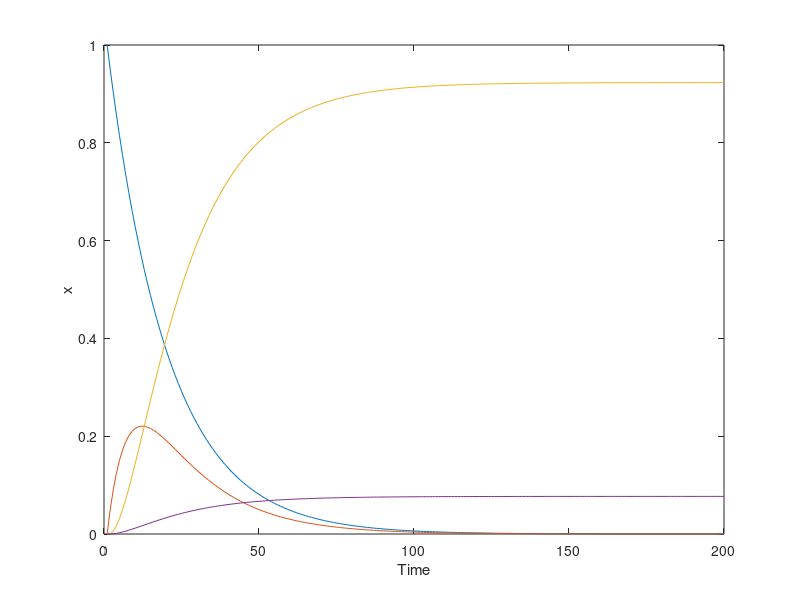

Here is the MATLAB script that generated this plot: (Note: this script raises an error after producing the figure.)
% Trial 1 of Original SIRD Model
SIRD_1(1:4,1) = [1 0 0 0].'; % Initial State
A_1 = [0.95 0 0 0; 0.05 0.87 0 0; 0 0.12 1 0; 0 0.01 0 1]; % Original SIRD Matrix
for i = 2:200
    SIRD_1(:,i) = A_1*SIRD_1(:,i-1);
end
figure;
for j = 1:4
    plot(1:200,SIRD_1(j,:))
    hold on
end
xlabel("Time");
ylabel("x");
title("SIRD Basic Model", fontsize = 20)
legend("Susceptible","Infected","Recovered","Deceased")

% Trial 2 of Original SIRD Model
SIRD_1(1:4,1) = [1 0 0 0].'; % Initial State
A_1 = [0.9 0.1 0 0; 0.1 0.85 0 0; 0 0.1 1 0; 0 0.05 0 1]; % Original SIRD Matrix
for i = 2:200
    SIRD_1(:,i) = A_1 * SIRD_1(:,i-1);
end
figure;
for j = 1:4
    plot(1:200,SIRD_1(j,:))
    hold on
end
xlabel("Time");
ylabel("x");
title("Trial 2 of SIRD Normal Model")
legend("Susceptible","Infected","Recovered","Deceased")

%How does the output of the model tend to converge over time?
%Deceased rate converge to the ratio that I set in the matrix A.
%Susceptible, Infected, and Recovered rate converge to 0.

% SIRD Matrix when Reinfections are possible
SIRD_2(1:4,1) = [1 0 0 0].'; % Initial State
A_2 = [0.95 0 0.2 0; 
       0.05 0.89 0 0; 
       0 0.1 0.8 0; 
       0 0.01 0 1]; % Reinfections SIRD Matrix

for i = 2:1000
    SIRD_2(:,i) = A_2 * SIRD_2(:,i-1);
end
figure;
for j = 1:4
    plot(1:1000,SIRD_2(j,:))
    hold on
end
xlabel("Time");
ylabel("x");
title("SIRD when Reinfections are Possible",fontsize = 20);
legend("Susceptible","Infected","Recovered","Deceased")
% Decesed Behavior converge to 1 as time goes on.


SIRD_3(1:4,1) = [1 0 0 0].'; % Initial State
A_3 = [0.95 0.04 1 0; 
       0.05 0.85 0 0; 
       0 0.1 0 0; 
       0 0.01 0 1]; % Reinfections SIRD Matrix

for i = 2:1000
    SIRD_3(:,i) = A_3 * SIRD_3(:,i-1);
end
figure;
for j = 1:4
    plot(1:1000,SIRD_3(j,:))
    hold on
end
xlabel("Time");
ylabel("x");
title("SIRD when Reinfections are Possible")
legend("Susceptible","Infected","Recovered","Deceased")
% Decesed Behavior converge to 1 as time goes on.